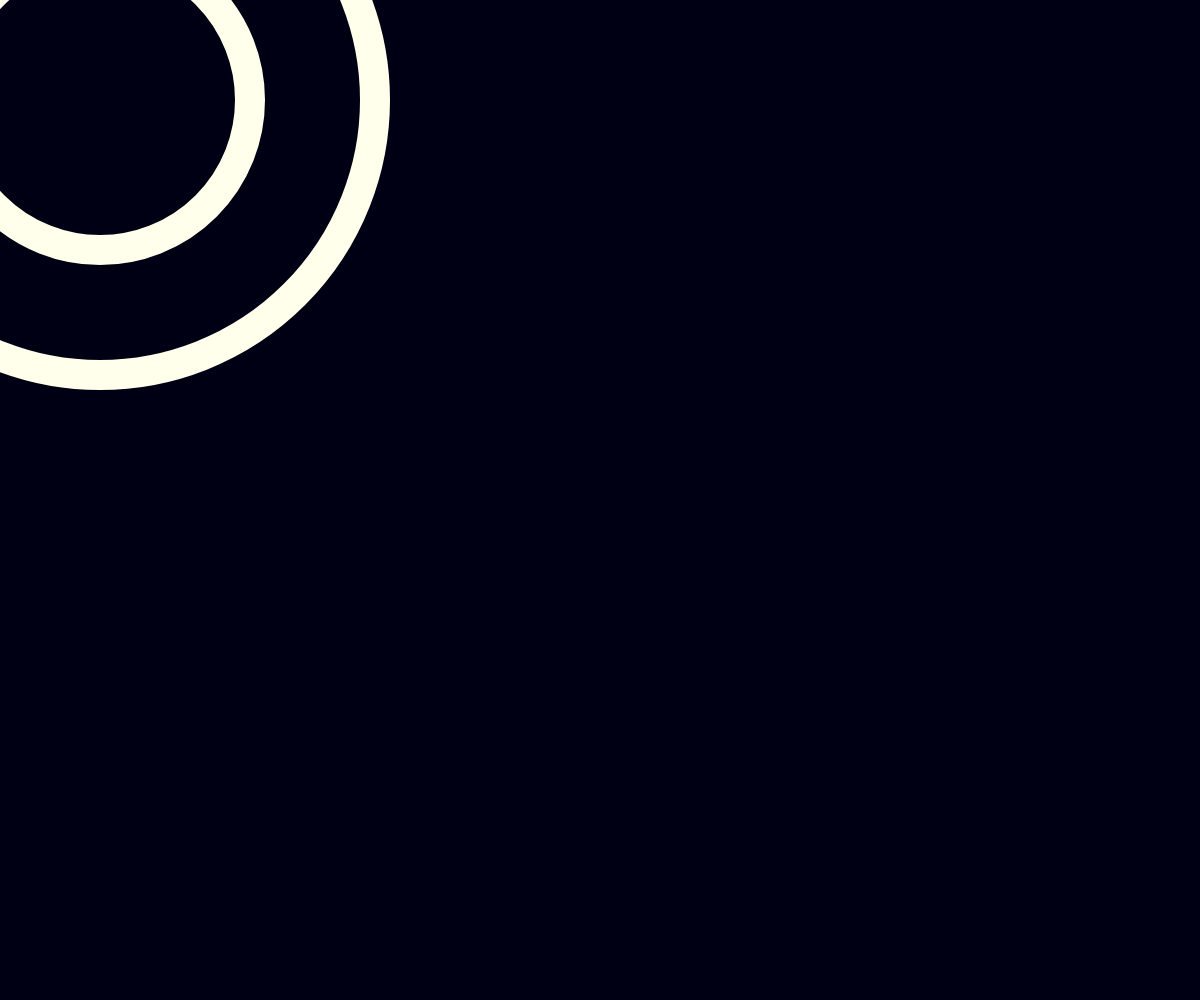
Frame 1 (no input)
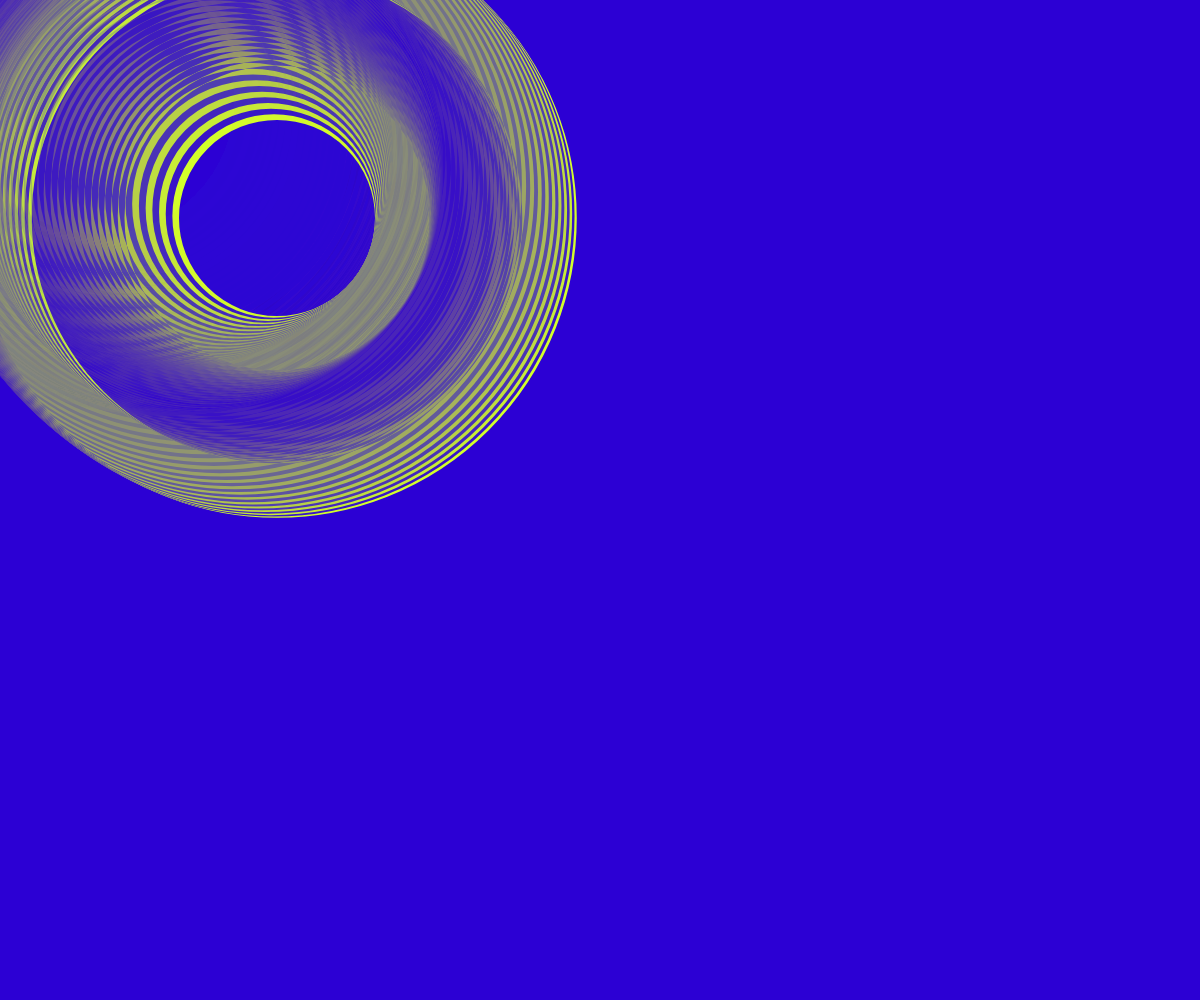
Frame 60 (no input)
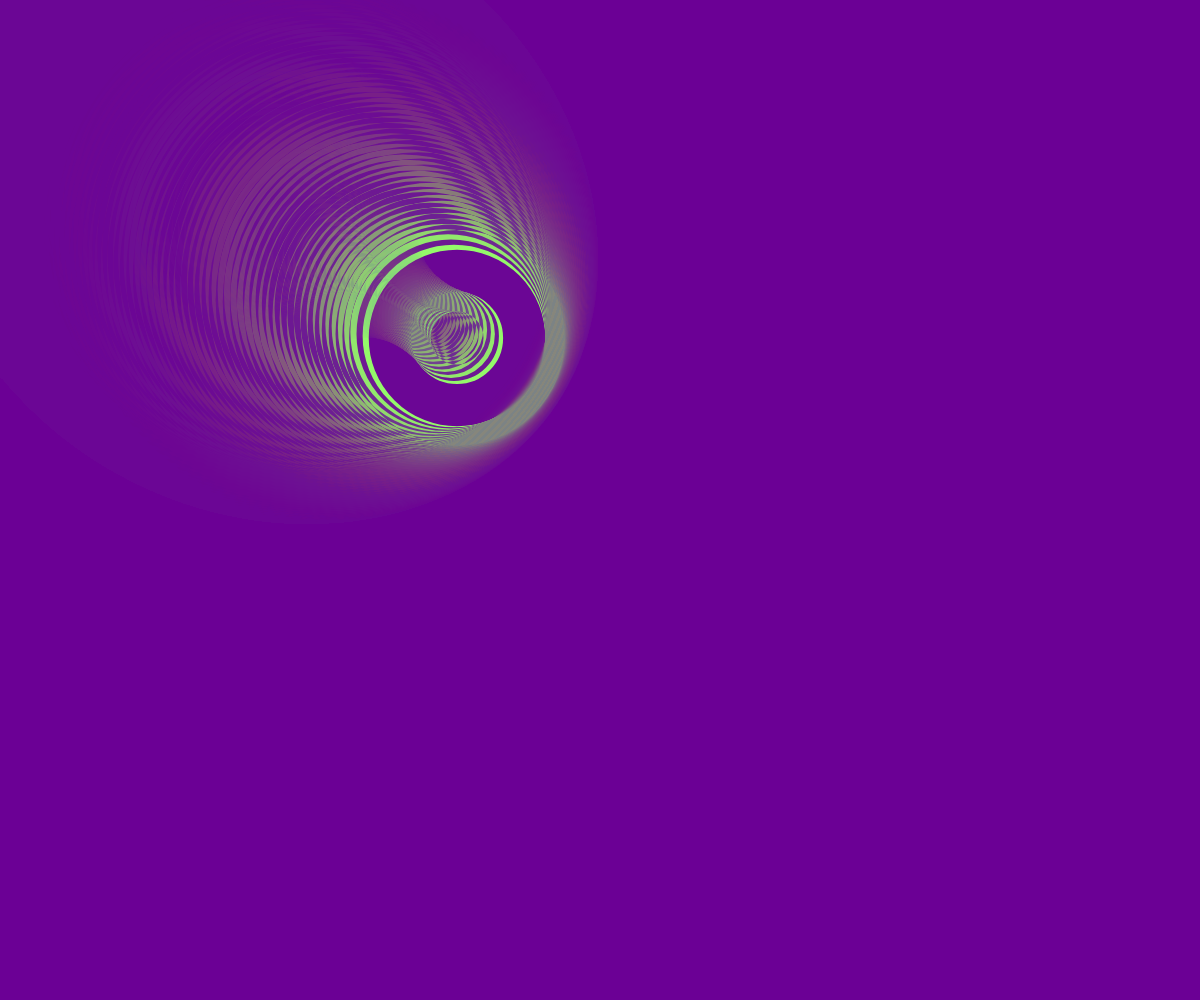
Frame 120 (the mouse pressed at the canvas centre since frame 60)

The p5.js sketch that drew these frames (run headless with seeded random() and noise() and a simulated clock; from frame 60 on, the mouse is pressed at the canvas centre):

// p5.js sketch
// ── sketch.js
let angle = 0;
let cval = 0;
let direction = 1; 
let xpos = 100,
  ypos = 100;
let xSpeed = 3, ySpeed = 2;

function setup() {
  createCanvas(windowWidth, windowHeight);
  noFill();
  background(0);
  stroke(255);
}

function windowResized() {
  resizeCanvas(windowWidth, windowHeight);
  background(0);
}

function draw() {
  blendMode(BLEND);
  background(cval, 0, 255 - cval, 20);
  blendMode(DIFFERENCE);

  // Update color over time
  // Update cval smoothly between 0 and 255
  cval += direction;
  if (cval >= 255 || cval <= 0) {
    direction *= -1; // Reverse direction when hitting limits
  }

  let minDimension = min(width, height);

  let amount1 = sin(angle) / 2 + 0.6;
  let amount2 = cos(angle) / 2 + 0.6;
  let speed = 1;

  let thickness = (minDimension / 20) * amount1;
  strokeWeight(thickness);

  // change diameter based on amount as well
  let diam1 = (minDimension / 2) * amount1;
  let diam2 = (minDimension / 2) * amount2;
  stroke(255);

  // Bounce off walls
  if (xpos >= width || xpos <= 0) {
    xSpeed *= -1; // Reverse X direction
  }
  if (ypos >= height || ypos <= 0) {
    ySpeed *= -1; // Reverse Y direction
  }

  
  circle(xpos, ypos, diam1);
  circle(xpos, ypos, diam2);

  angle += 0.03;
  xpos += xSpeed;
  ypos += ySpeed;
}
